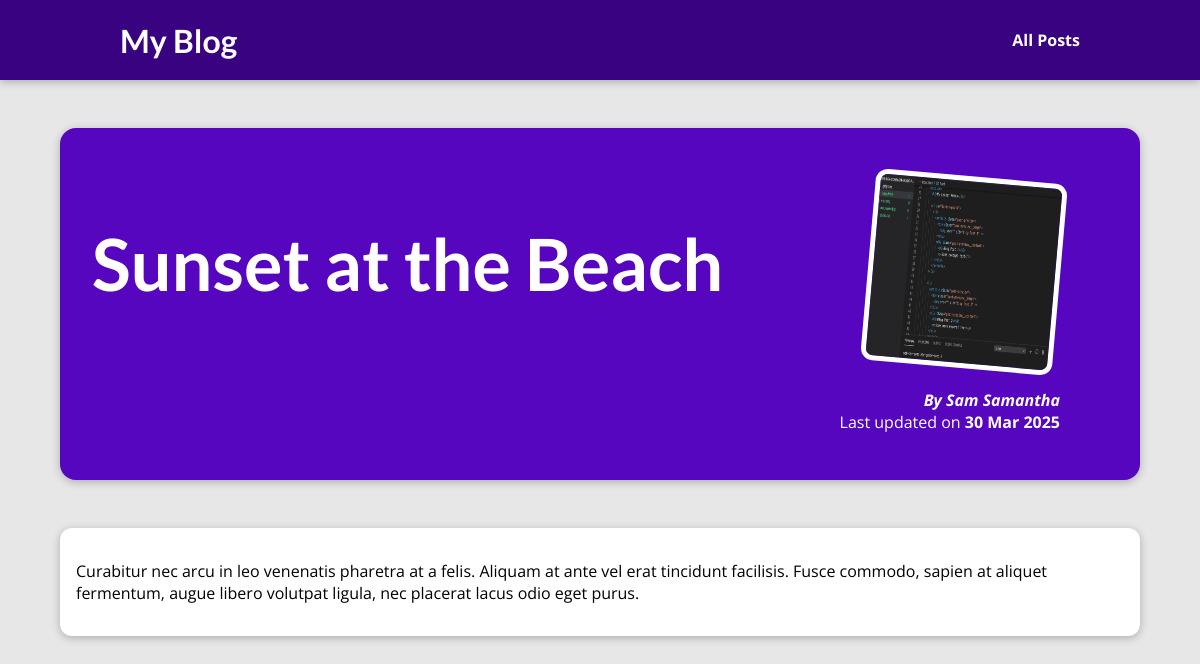
The page /posts/sunset-at-the-beach on the database its author committed.
### blog/models.py (models this page shows)
class Post(models.Model):
    title = models.CharField(max_length=150)
    excerpt = models.CharField(max_length=200)
    image_name = models.CharField(max_length=100)
    date = models.DateField(auto_now=True)
    slug = models.SlugField(unique=True)
    content = models.TextField(validators=[MinLengthValidator(10)])
    author = models.ForeignKey(Author, on_delete=models.SET_NULL, null=True, related_name="posts")
    tags = models.ManyToManyField(Tag)

class Author(models.Model):
    first_name = models.CharField(max_length=100)
    last_name = models.CharField(max_length=100)
    email_address = models.EmailField()
    def full_name(self):
        return f"{self.first_name} {self.last_name}"
    def __str__(self):
        return self.full_name()

### blog/views.py (the view)
# urls.py: path("posts/<slug:slug>", views.post_detail, name="post-detail-page")
def post_detail(request, slug):
    identified_post = get_object_or_404(Post, slug=slug)
    return render(request, "blog/post-detail.html", {
      "post": identified_post
    })

### blog/templates/blog/post-detail.html (shortened to what this page needs)
{% extends "base.html" %}
{% load static %}
{% block css_files %}
<link rel="stylesheet" href="{% static "blog/post-detail.css" %}" />
{% endblock %}
{% block content %}
<section id="summary">
  <h2>{{ post.title }}</h2>
  <article>
    <img src="{% static "blog/images/"|add:post.image_name %}" alt="{{ post.title }}" />
    <address>By {{ post.author }}</address>
    <div>Last updated on <time>{{ post.date|date:"d M Y" }}</time></div>
  </article>
</section>
<main>
  {{ post.content|linebreaks }}
</main>
{% endblock %}

### static/app.css (style rules this page uses)
* { box-sizing: border-box; }
html { font-family: 'Open Sans', 'Lato', sans-serif; }
body { margin: 0; }
h1, h2, h3 { font-family: 'Lato', sans-serif; font-weight: bold; }

### blog/static/blog/post-detail.css (style rules this page uses)
body { background-color: #e7e7e7; }
#summary { margin: 8rem auto 3rem auto; padding: 2rem; width: 90%; max-width: 90rem; border-radius: 16px; background-color: #5706c0; position: relative; box-shadow: 0 2px 8px rgba(0, 0, 0, 0.25); height: 22rem; }
#summary h2 { color: white; font-size: 4.5rem; }
#summary article { position: absolute; top: 2rem; right: 3rem; padding: 1rem 2rem; border-radius: 12px; text-align: right; color: white; }
#summary article img { width: 12rem; height: 12rem; border-radius: 12px; transform: rotateZ(5deg); border: 5px solid white; margin-bottom: 1rem; }
#summary address { font-weight: bold; }
#summary time { font-weight: bold; }
main { width: 90%; max-width: 90rem; margin: 3rem auto; background-color: white; padding: 1rem; border-radius: 12px; box-shadow: 0 2px 8px rgba(0, 0, 0, 0.25); }

### rows shown on the page
Post: title "Sunset at the Beach", image_name (picture), author "Sam Samantha", date "30 Mar 2025", content "Curabitur nec arcu in leo venenatis pharetra at a felis. Aliquam at ante vel erat tincidunt facilisis. Fusce commodo, sapien at aliquet fermentum, augue libero volutpat ligula, nec placerat lacus odio eget purus."
